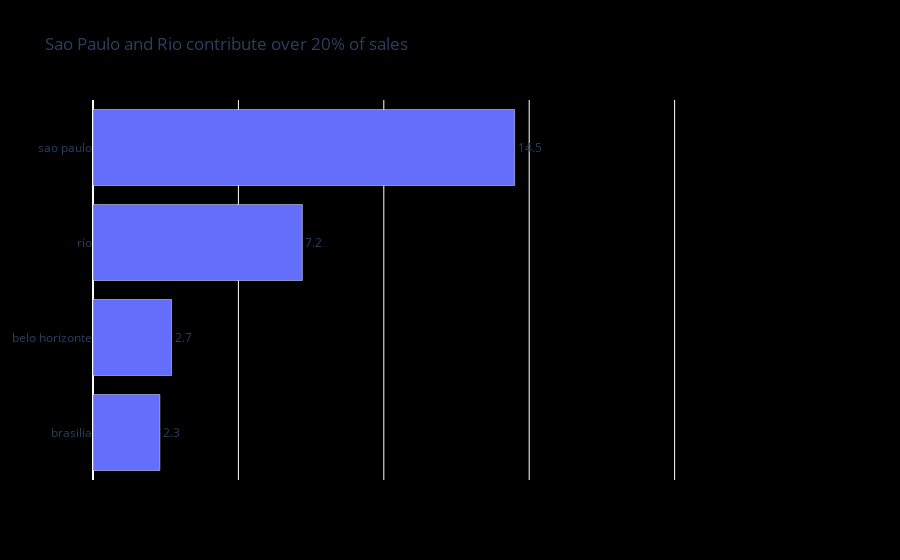

The code cell stored with this chart in its notebook:
### Markdown cell above
Next, remove the background color and tick labels, and change the x axis range to be 0 to .25.

> You can do so by adding a range key value pair to the xaxis dictionary (use google to learn more -- or move on if you get stuck).

### Code cell
import plotly.graph_objects as go

cities_bar = go.Bar(y = cities, x = pct_total_sales, text = pct_texts,
                    textposition = 'outside',
                    orientation = 'h')

layout = go.Layout(title = 'Sao Paulo and Rio contribute over 20% of sales',
                   xaxis = {'showticklabels': False, 'range': [0, .25]},
                   paper_bgcolor = 'rgb(0, 0, 0, 0)',
                   plot_bgcolor='rgba(0,0,0,0)'
                  )
go.Figure(data = [cities_bar], layout = layout)

### Figure 1 — Plotly figure (JSON) as saved in the notebook; plotly's stock layout.template omitted (floating-point values rounded to 4 significant figures)
{"data": [{"orientation": "h", "text": ["2.3", "2.7", "7.2", "14.5"], "textposition": "outside", "type": "bar", "x": [0.023, 0.027, 0.072, 0.145], "y": ["brasilia", "belo horizonte", "rio", "sao paulo"]}], "layout": {"autosize": true, "paper_bgcolor": "rgb(0, 0, 0, 0)", "plot_bgcolor": "rgba(0, 0, 0, 0)", "title": {"text": "Sao Paulo and Rio contribute over 20% of sales"}, "xaxis": {"range": [0, 0.25], "showticklabels": false, "type": "linear"}, "yaxis": {"autorange": true, "range": [-0.5, 3.5], "type": "category"}}}
